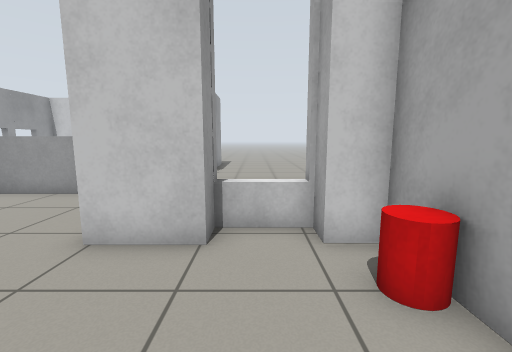
View 1 (above)

12 first-person views from a walk through a Gazebo world. The camera is 0.94 m above the floor, tilts 8° down and sees 90° across. The floor is counted in squares, 0.5 m on a side. Each view is taken from the middle of a square. On the plan, view 1 faces up. The plan holds only what a view shows up to about 15 squares ahead; the rest is blank. The place goes on beyond the plan.

View 2
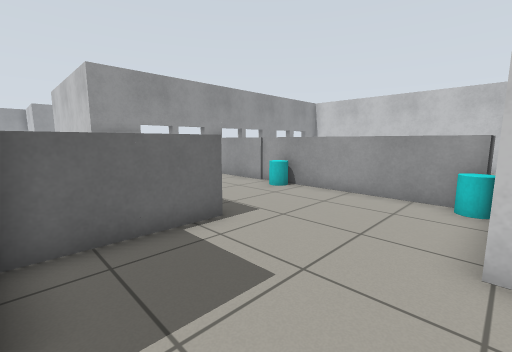

View 3
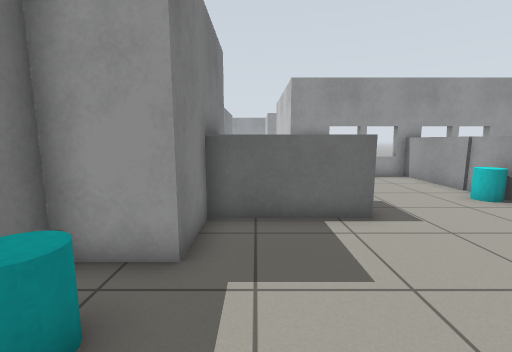

View 4
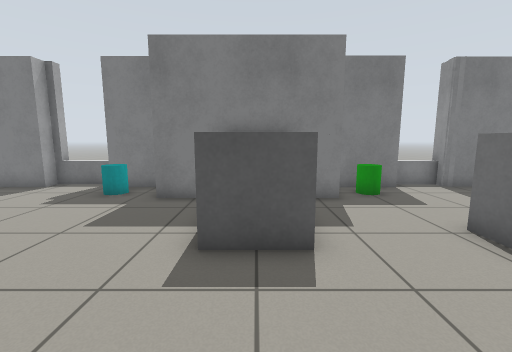

View 5
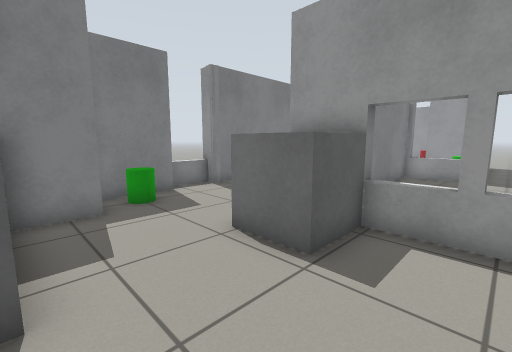

View 6
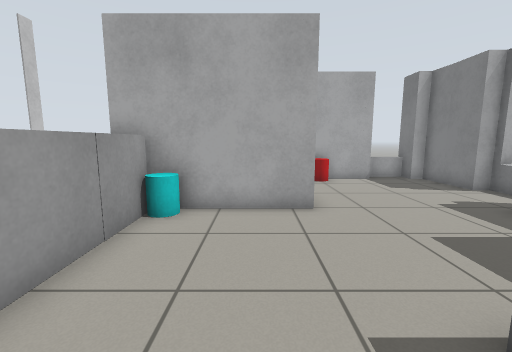

View 7
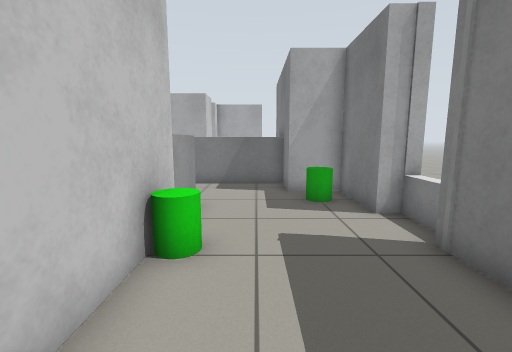

View 8
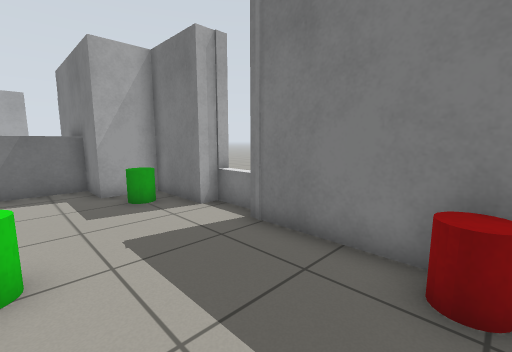

View 9
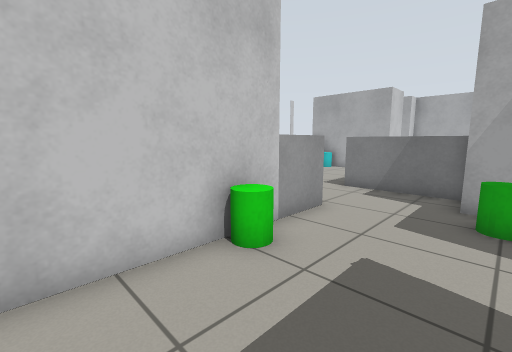

View 10
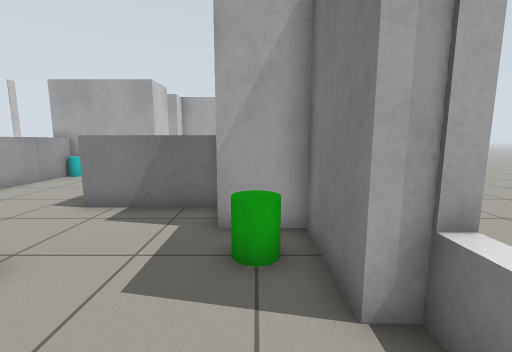

View 11
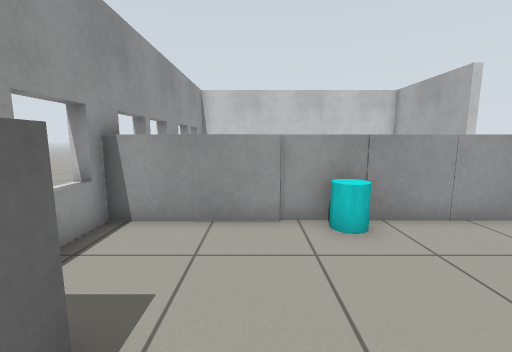

View 12
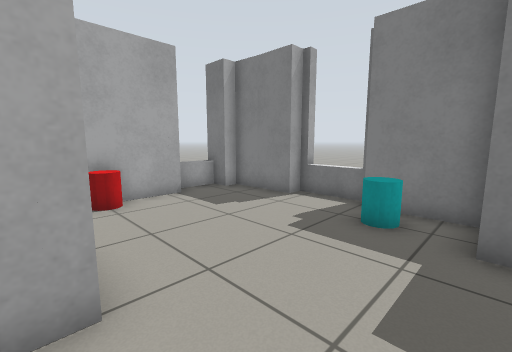

### Floor plan
Points are (right, up) in squares from view 1. A wall is a line through its corners. A room is listed if a view was taken in it or the views show most of it. See-through windows are left out.
Room 1 (views 1, 2, 3, 4, 5, 6, 7, 8, 9, 10, 11, 12)
walls: (-0.9, 4.4) (-3.1, 4.4) (-3.1, 9.9); (-3, -2.7) (-0.5, -2.7) (-0.5, -2.2) (2.4, -2.2); (-14.6, -3.2) (-14.6, -2.2) (-11.7, -2.2) (-11.7, -0.2) (-5.8, -0.2) (-5.8, -2.2) (-3.1, -2.2); (-15.5, 11.5) (-15.5, 2.8) (-21.5, 2.8); (-17, -2.2) (-16.7, -2.3) (-16.7, -3.1); (-16.8, -2.7) (-14.5, -2.7); (1.3, 5.3) (-1, 5.3); (2.4, 0.4) (2.4, 4.4) (1.2, 4.4); (-20.6, -2.2) (-16.7, -2.2)
low walls: (3.1, -1.5) (3.1, 0.2)
objects: red cylinder (-21, -2) to (-21, -1); green cylinder (-17, 2) to (-16, 2); grey box (-15, 3) to (-13, 5); grey box (-15, 9) to (-14, 9); grey box (-15, 11); green cylinder (-13, -1); grey box (-13, 9) to (-11, 9); grey box (-11, 10) to (-10, 11); grey box (-10, 0) to (-8, 2); grey box (-10, 3) to (-8, 4); cyan cylinder (-10, 8) to (-10, 9); grey box (-9, 9) to (-7, 9); grey box (-7, 9) to (-6, 11); grey box (-5, 9); cyan cylinder (-4, -1); cyan cylinder (-4, 8) to (-4, 9); red cylinder (2, 3)

Positions as (right, up) in squares from view 1, and headings:
1: (0, 0), facing up
2: (-3, 0), facing up-left
3: (-2, 1), facing left
4: (-9, 8), facing down
5: (-10, 7), facing down-left
6: (-10, 6), facing right
7: (-21, 1), facing right
8: (-21, 2), facing down-right
9: (-20, -1), facing up-right
10: (-17, -1), facing right
11: (-12, 3), facing up
12: (-6, 5), facing down-right
